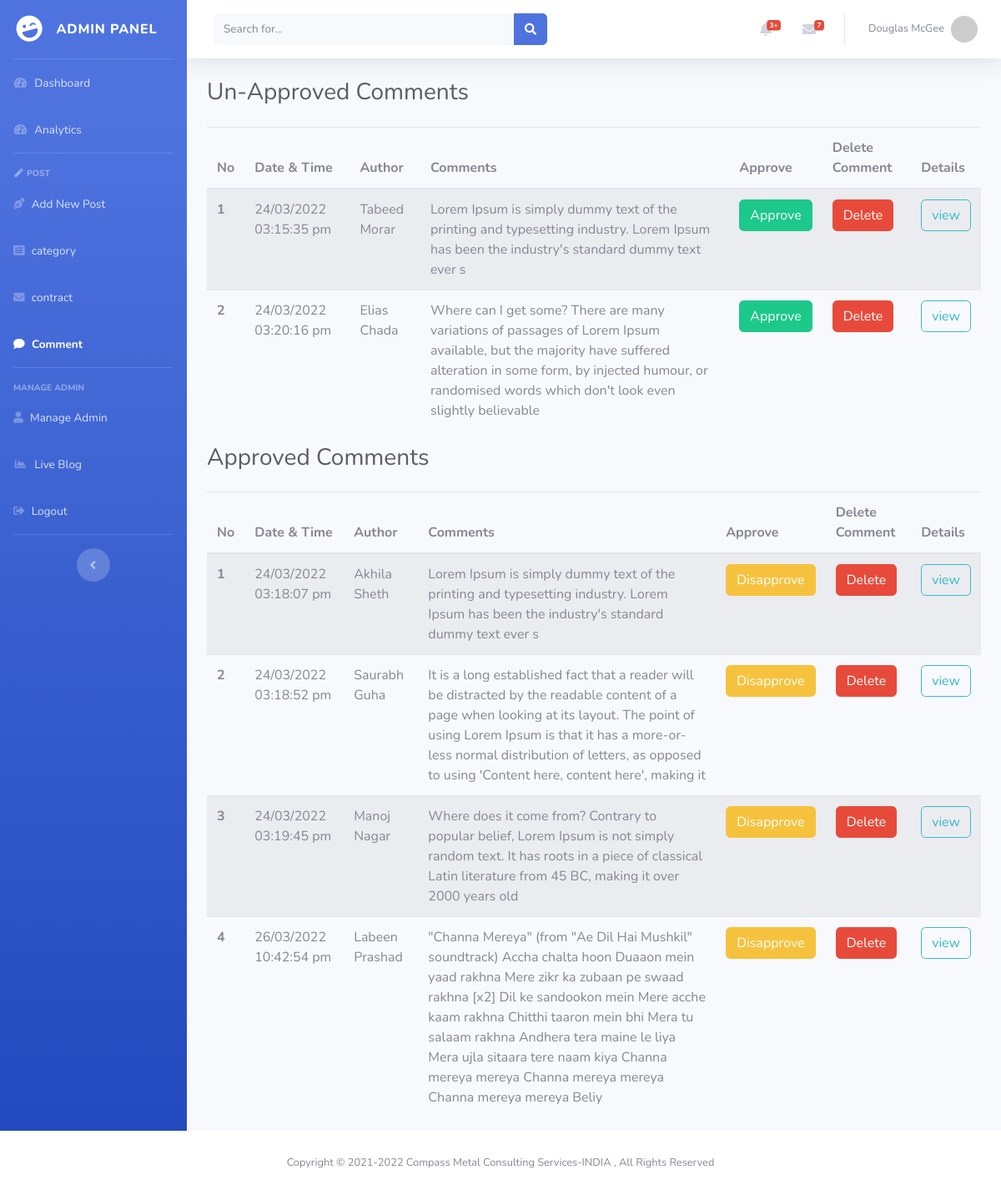
/admin/admin-comments.php, run on the app's committed database.
### tables this page shows
CREATE TABLE `comment` (
  `id` int(10) NOT NULL,
  `datetime` varchar(50) NOT NULL,
  `comment` varchar(500) NOT NULL,
  `commentauth` varchar(200) NOT NULL,
  `commentmail` varchar(200) NOT NULL,
  `status` varchar(10) NOT NULL,
  `post_id` int(10) NOT NULL
);

### admin/admin-comments.php (the view, shortened to what this page needs)
<?php
 require_once './partials/header.php';
 require_once './partials/db.php';
?>
<body id="page-top">
    <div id="wrapper">
        <?php  require_once './partials/sidebar.php'; ?>
        <div id="content-wrapper" class="d-flex flex-column">
            <div id="content">
                <?php  require_once './partials/topbar.php'; ?>
                <div class="container-fluid">
                    <div class="d-sm-flex align-items-center justify-content-between mb-4">
                        <h1 class="h3 mb-0 text-gray-800">Un-Approved Comments</h1>
                    </div>
                    <table class="table table-striped">
                        <thead>
                            <tr>
                                <th scope="col">No</th>
                                <th scope="col">Date & Time</th>
                                <th scope="col">Author</th>
                                <th scope="col">Comments</th>
                                <th scope="col">Approve</th>
                                <th scope="col">Delete Comment</th>
                                <th scope="col">Details</th>
                            </tr>
                        </thead>
                        <tbody>
                            <?php
                            $commentQuery = "SELECT * FROM comment WHERE status = 'OFF'";
                            $commentQuery =mysqli_query($conn, $commentQuery);
                                $slno = 0;
                                while ($rows = mysqli_fetch_array($commentQuery)) {
                                    $commentid = $rows['id'];
                                    $commentdatetime = $rows['datetime'];
                                    $commentdetials = $rows['comment'];
                                    $commentAuthor = $rows['commentauth'];
                                    $commentpost_id  = $rows['post_id'];
                                    $slno++; ?>
                            <tr>
                                <th scope="row">
                                    <?= $slno ?>
                                </th>
                                <td>
                                    <?= $commentdatetime ?>
                                </td>
                                <td>
                                    <?= $commentAuthor ?>
                                </td>
                                <td>
                                    <?= $commentdetials ?>
                                </td>
                                <td>
                                    <a href="commentApprove.php?uid=<?=$commentid?>"
                                        class="btn btn-success">
                                        Approve
                                    </a>
                                </td>
                                <td>
                                    <a href="commentDel.php?id=<?=$commentid?>"
                                        class="btn btn-danger">
                                        Delete
                                    </a>
                                </td>
                                <td>
                                    <a href="http://localhost/blog/blog-single.php?id=<?= $commentpost_id ?>"
                                        class="btn btn-outline-info" target="_blank">
                                        view
                                    </a>
                                </td>
                            </tr>
                            <?php
                                }?>
                        </tbody>
                    </table>
                    <div class="d-sm-flex align-items-center justify-content-between mb-4">
                        <h1 class="h3 mb-0 text-gray-800">Approved Comments</h1>
                    </div>
                    <table class="table table-striped">
                        <thead>
                            <tr>
                                <th scope="col">No</th>
                                <th scope="col">Date & Time</th>
                                <th scope="col">Author</th>
                                <th scope="col">Comments</th>
                                <th scope="col">Approve</th>
                                <th scope="col">Delete Comment</th>
                                <th scope="col">Details</th>
                            </tr>
                        </thead>
                        <tbody>
                            <?php
                            $commentQuery = "SELECT * FROM comment WHERE status = 'ON'";
                            $commentQuery =mysqli_query($conn, $commentQuery);
                                $slno = 0;
                                while ($rows = mysqli_fetch_array($commentQuery)) {
                                    $commentid = $rows['id'];
                                    $commentdatetime = $rows['datetime'];
                                    $commentdetials = $rows['comment'];
                                    $commentAuthor = $rows['commentauth'];
                                    $commentpost_id  = $rows['post_id'];
                                    $slno++; ?>
                            <tr>
                                <th scope="row">
                                    <?= $slno ?>
                                </th>
                                <td>
                                    <?= $commentdatetime ?>
                                </td>
                                <td>
                                    <?= $commentAuthor ?>
                                </td>
                                <td>
                                    <?= $commentdetials ?>
                                </td>
                                <td>
                                    <a href="commentApprove.php?cid=<?=$commentid?>"
                                        class="btn btn-warning">
                                        Disapprove
                                    </a>
                                </td>
                                <td>
                                    <a href="commentDel.php?id=<?=$commentid?>"
                                        class="btn btn-danger">
                                        Delete
                                    </a>
                                </td>
                                <td>
                                    <a href="http://localhost/blog/blog-single.php?id=<?= $commentpost_id ?>"
                                        class="btn btn-outline-info" target="_blank">
                                        view
                                    </a>
                                </td>
                            </tr>
                            <?php
                                }?>
                        </tbody>
                    </table>
                </div>
            </div>
            <?php  require_once './partials/footer.php';

### data on the page
comment: datetime "24/03/2022 03:15:35 pm", commentauth "Tabeed Morar", comment "Lorem Ipsum is simply dummy text of the printing and typesetting industry. Lorem Ipsum has been the industry's standard dummy text ever s"
comment: datetime "24/03/2022 03:20:16 pm", commentauth "Elias Chada", comment "Where can I get some? There are many variations of passages of Lorem Ipsum available, but the majority have suffered alteration in some form, by injected humour, or randomised words which don't look even slightly believable"
comment: datetime "24/03/2022 03:18:07 pm", commentauth "Akhila Sheth", comment "Lorem Ipsum is simply dummy text of the printing and typesetting industry. Lorem Ipsum has been the industry's standard dummy text ever s"
comment: datetime "24/03/2022 03:18:52 pm", commentauth "Saurabh Guha", comment "It is a long established fact that a reader will be distracted by the readable content of a page when looking at its layout. The point of using Lorem Ipsum is that it has a more-or-less normal distribution of letters, as opposed to using 'Content here, content here', making it"
comment: datetime "24/03/2022 03:19:45 pm", commentauth "Manoj Nagar", comment "Where does it come from? Contrary to popular belief, Lorem Ipsum is not simply random text. It has roots in a piece of classical Latin literature from 45 BC, making it over 2000 years old"
comment: datetime "26/03/2022 10:42:54 pm", commentauth "Labeen Prashad", comment "\"Channa Mereya\" (from \"Ae Dil Hai Mushkil\" soundtrack) Accha chalta hoon Duaaon mein yaad rakhna Mere zikr ka zubaan pe swaad rakhna [x2] Dil ke sandookon mein Mere acche kaam rakhna Chitthi taaron mein bhi Mera tu salaam rakhna Andhera tera maine le liya Mera ujla sitaara tere naam kiya Channa mereya mereya Channa mereya mereya Channa mereya mereya Beliy"
